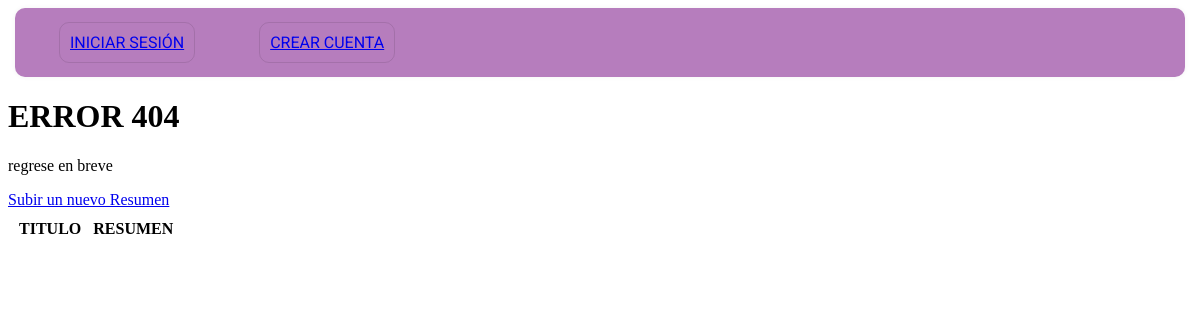
Page /menapp/resumen/ on the earlier database version.
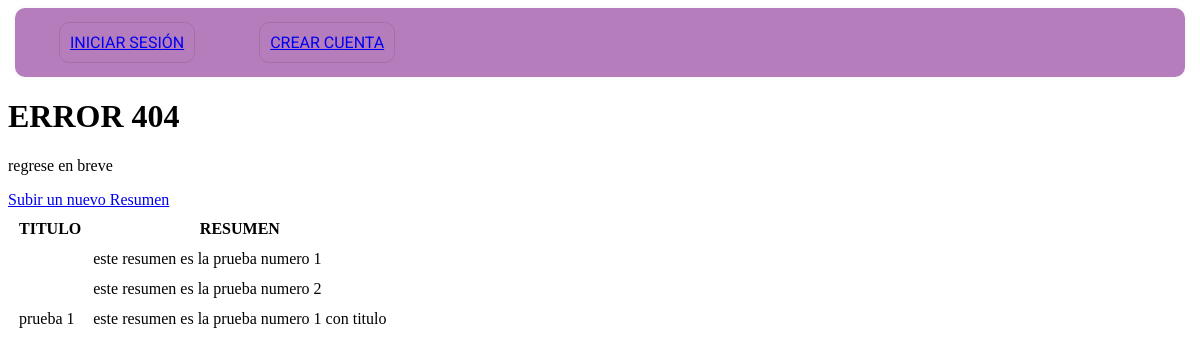
Same page on the later database version.
### menapp/models.py (models this page shows)
class Resumen(models.Model):
    titulo=models.CharField(max_length=20)
    resumen=models.TextField(max_length=1000)
    fecha=models.DateTimeField(auto_now=True)

### menapp/views.py (the view)
# urls.py: path('resumen/',views.resumen,name='resumen'),
def resumen(request):
    lista_resumenes= Resumen.objects.all()
    return render(request,'resumen.html',{'lista_resumenes': lista_resumenes})

### menapp/templates/resumen.html
{% block content %}
<html>
    <head>
    </head>
    <body>
        {% include "barra.html" %}
        <h1>ERROR 404</h1>
        <p>regrese en breve</p>
        <a href="{% url 'nuevoresumen' %}">Subir un nuevo Resumen</a>
            <table class="table table-striped table-bordered dt-responsive nowrap" cellspacing="10" aria-describedby="mydesc">
            <thead>
                <tr>
                    <th id="titulo">TITULO</th>
                    <th id="resumen">RESUMEN</th>
                </tr>
            </thead>
            <tbody>
                {% for resumen in lista_resumenes %}
                    <tr>
                        <td>{{ resumen.titulo }}</td>
                        <td>{{ resumen.resumen }}</td>
                    </tr>
                {% endfor %}
            </tbody>
        </table>
    </body>
</html>
{% endblock %}

### menapp/templates/barra.html (shortened to what this page needs)
{% load static %}
<!DOCTYPE html>
<html>
    <head>
    </head>
    <body>
        <ul id="barra">
            {% if user.is_authenticated %}
            <li><a href="{% url 'menu' %}" class="p1">Men&uacute;</a></li>
            <li><a href="{% url 'cuestionario' %}" class="p1">Cuestionario</a></li>
            <li><a href="{% url 'temporizador' %}" class="p1">Temporizador</a></li>
            <li class="p1"><a href="{% url 'resumen' %}" class="p1">Tus Resúmenes</a></li>
            <li id="logout"><a href="{% url 'logout' %}" class="p1">Cerrar sesi&oacute;n</a></li>
            <li id="contenedor"><p id="usuario">Usuario: {{ user.username }}</p></li>
            {% else %}
            <li id="login">
                <a href="{% url 'login' %}" class="p1">Iniciar sesi&oacute;n</a>
            </li>
            <li id="register">
                <a href=" {% url 'register' %}" class="p1">Crear cuenta</a>
            </li>
            {% endif %}
        </ul>
    </body>
</html>

### menapp/templates/barra.html (style rules this page uses)
.p1 { font-family: 'Roboto', sans-serif; }
#barra { margin:7px; padding:14px; list-style:none; text-transform:uppercase; background-color: #b67dbd; border-radius: 10px; box-shadow:0 0 5px 0 #f2f2f2 }
#barra li { display: inline-block; margin:0 30px; border:1px solid rgba(0,0,0,0.1); padding: 10px; border-radius: 10px; box-shadow:0 0 2px 0 #0000; }

Differences in the rows shown:
added Resumen: resumen "este resumen es la prueba numero 1"
added Resumen: resumen "este resumen es la prueba numero 2"
added Resumen: titulo "prueba 1", resumen "este resumen es la prueba numero 1 con titulo"
